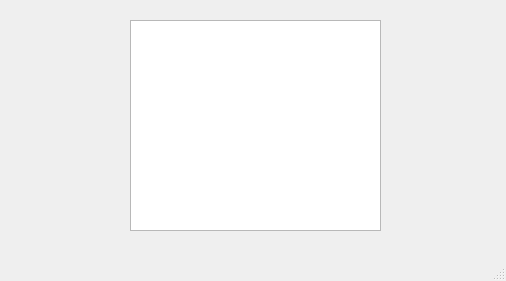
<?xml version="1.0" encoding="UTF-8"?>
<ui version="4.0">
 <class>MainWindow</class>
 <widget class="QMainWindow" name="MainWindow">
  <property name="geometry">
   <rect>
    <x>0</x>
    <y>0</y>
    <width>506</width>
    <height>281</height>
   </rect>
  </property>
  <property name="windowTitle">
   <string>MainWindow</string>
  </property>
  <widget class="QWidget" name="centralwidget">
   <widget class="QPlainTextEdit" name="plainTextEdit">
    <property name="geometry">
     <rect>
      <x>130</x>
      <y>20</y>
      <width>251</width>
      <height>211</height>
     </rect>
    </property>
   </widget>
  </widget>
  <widget class="QMenuBar" name="menubar">
   <property name="geometry">
    <rect>
     <x>0</x>
     <y>0</y>
     <width>506</width>
     <height>22</height>
    </rect>
   </property>
  </widget>
  <widget class="QStatusBar" name="statusbar"/>
 </widget>
 <resources/>
 <connections/>
</ui>
